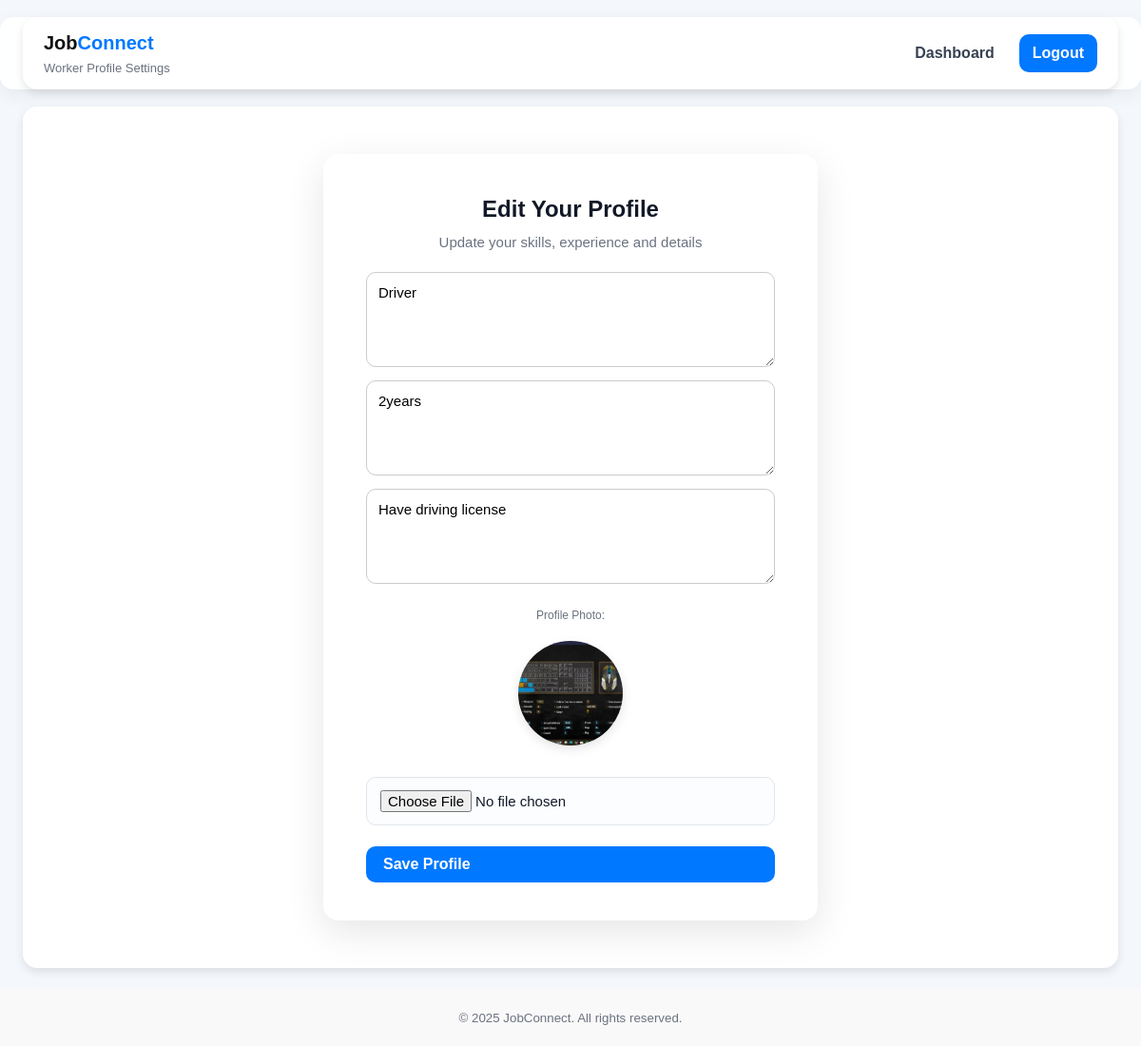
The page /edit_worker_profile (signed in) on the database its author committed.
### tables this page shows
CREATE TABLE worker_profiles (
    id INTEGER PRIMARY KEY AUTOINCREMENT,
    worker_id INTEGER NOT NULL,
    skills TEXT,
    experience TEXT,
    achievements TEXT,
    contact TEXT,
    resume_path TEXT,
    profile_photo TEXT,
    FOREIGN KEY (worker_id) REFERENCES users (id)
);

### app.py (the view, shortened to what this page needs)
@app.route('/edit_worker_profile', methods=['GET', 'POST'])
def edit_worker_profile():
    worker_id = session.get('user_id')
    if not worker_id:
        flash('Please log in to edit your profile.', 'warning')
        return redirect(url_for('login'))
    with get_conn() as conn:
        profile = conn.execute('SELECT * FROM worker_profiles WHERE worker_id=?', (worker_id,)).fetchone()
    return render_template('edit_worker_profile.html', profile=profile)

### app.py (called while the page is built)
def get_conn():
    conn = sqlite3.connect(DB_PATH, timeout=10)
    conn.row_factory = sqlite3.Row
    return conn

### templates/edit_worker_profile.html (shortened to what this page needs)
<!DOCTYPE html>
<html lang="en">
<head>
  <link rel="stylesheet" href="{{ url_for('static', filename='css/style.css') }}">
</head>
<body>
  <header class="topbar">
    <div class="container">
      <div class="brand">
        <div class="logo">Job<span>Connect</span></div>
        <div class="subtitle">Worker Profile Settings</div>
      </div>
      <nav class="nav">
        <a href="{{ url_for('worker') }}" class="nav-link">Dashboard</a>
        <a href="{{ url_for('logout') }}" class="nav-cta">Logout</a>
      </nav>
    </div>
  </header>
  <main class="auth-area container">
    <div class="auth-card" style="max-width: 520px;">
      <h2 class="auth-title">Edit Your Profile</h2>
      <p class="auth-sub">Update your skills, experience and details</p>
      <form action="{{ url_for('edit_worker_profile') }}"
            method="POST"
            enctype="multipart/form-data"
            class="auth-form">
        <textarea name="skills" placeholder="Skills (e.g., Welding, Driving, Cooking)" rows="3">{{ profile.skills if profile else '' }}</textarea>
        <textarea name="experience" placeholder="Experience (e.g., 2 years carpenter)" rows="3">{{ profile.experience if profile else '' }}</textarea>
        <textarea name="achievements" placeholder="Achievements (optional)" rows="3">{{ profile.achievements if profile else '' }}</textarea>
        <label class="time-label" style="margin-top:10px;">Profile Photo:</label>
        {% if profile and profile.profile_photo %}
        <div style="text-align:center;margin-bottom:12px;">
          <img src="{{ url_for('uploaded_profile', filename=profile.profile_photo) }}"
               width="110"
               height="110"
               style="border-radius:50%;object-fit:cover;box-shadow:0 4px 12px rgba(0,0,0,0.1);">
        </div>
        {% endif %}
        <input type="file" name="photo" accept="image/*">
        <button type="submit" class="btn primary full" style="margin-top:8px;">
          Save Profile
        </button>
      </form>
    </div>
  </main>
  <footer class="footer">
    <small>© 2025 JobConnect. All rights reserved.</small>
  </footer>
</body>
</html>

### static/css/style.css (style rules this page uses)
* { margin: 0; padding: 0; box-sizing: border-box; font-family: "Poppins", sans-serif; }
body { background: #f4f7fc; color: #333; }
.container { max-width: 900px; margin: 40px auto; background: white; padding: 30px; border-radius: 15px; box-shadow: 0 4px 10px rgba(0,0,0,0.1); }
.logo { font-weight: 700; font-size: 1.5rem; }
.logo span { color: #0078ff; }
form { display: flex; flex-direction: column; gap: 15px; }
input, textarea, select { padding: 12px; border-radius: 10px; border: 1px solid #ccc; font-size: 15px; }
textarea { resize: vertical; min-height: 100px; }
button, .submit-btn { background-color: #3498db; color: white; border: none; padding: 12px; font-size: 16px; border-radius: 10px; cursor: pointer; transition: 0.3s; }
footer { text-align: center; padding: 25px; background: #f9f9f9; color: #555; margin-top: 40px; }
:root { --bg: #f4f7fc; --card: #fff; --muted: #6b7280; --accent: #0078ff; --accent-2: #1aa261; --shadow: 0 8px 30px rgba(16,24,40,0.08); --radius-lg: 14px; --radius-md: 10px; --container: 1200px; }
* { box-sizing:border-box;margin:0;padding:0 }
html,body { height:100% }
body { font-family: "Inter", "Poppins", system-ui, -apple-system, "Segoe UI", Roboto, "Helvetica Neue", Arial; background: var(--bg); color: #111827; -webkit-font-smoothing:antialiased; -moz-osx-font-smoothing:grayscale; line-height:1.5; }
.container { width: 96%; max-width: var(--container); margin: 0 auto; }
.topbar { background: rgba(255,255,255,0.9); backdrop-filter: blur(6px); border-radius: 14px; margin: 18px auto; box-shadow: 0 6px 18px rgba(2,6,23,0.06); }
.topbar .container { display:flex; align-items:center; gap:20px; padding: 12px 22px; }
.brand { display:flex;flex-direction:column;gap:2px }
.logo { font-weight:700;font-size:20px;color:#111 }
.logo span { color:var(--accent) }
.subtitle { font-size:13px;color:var(--muted) }
.nav { margin-left:auto;display:flex;gap:14px;align-items:center }
.nav-link { color:#374151;text-decoration:none;padding:8px 12px;border-radius:8px;font-weight:600 }
.nav-cta { background:var(--accent);color:#fff;padding:8px 14px;border-radius:10px;text-decoration:none;font-weight:700 }
.btn { padding:8px 12px;border-radius:10px;border:none;cursor:pointer;text-decoration:none;display:inline-flex;align-items:center;gap:8px;font-weight:700 }
.time-label { display:block;color:var(--muted);font-size:12px;margin-bottom:4px }
.btn.primary { background:var(--accent);color:white;border-radius:10px;padding:10px 14px }
.footer { margin-top:22px;padding:18px 0;text-align:center;color:var(--muted) }
.btn.primary { background: var(--accent); color: #fff; padding: 10px 18px; border-radius: 10px; font-weight: 600; }
.auth-area { display: flex; justify-content: center; align-items: center; padding: 50px 0; }
.auth-card { background: #fff; padding: 40px 45px; max-width: 420px; width: 100%; border-radius: 16px; box-shadow: var(--shadow); text-align: center; }
.auth-title { font-size: 24px; font-weight: 700; margin-bottom: 6px; }
.auth-sub { color: var(--muted); margin-bottom: 20px; font-size: 15px; }
.auth-form { display: flex; flex-direction: column; gap: 14px; }
.auth-form input, .auth-form select { padding: 13px 14px; border-radius: 10px; border: 1px solid #e1e5eb; font-size: 15px; background: #fbfdff; transition: 0.2s ease; }
.btn.full { width: 100%; }
.auth-card { box-shadow: 0 12px 40px rgba(0,0,0,0.10); }

### rows shown on the page
worker_profiles: skills "Driver", experience "2years", achievements "Have driving license", profile_photo (picture)
